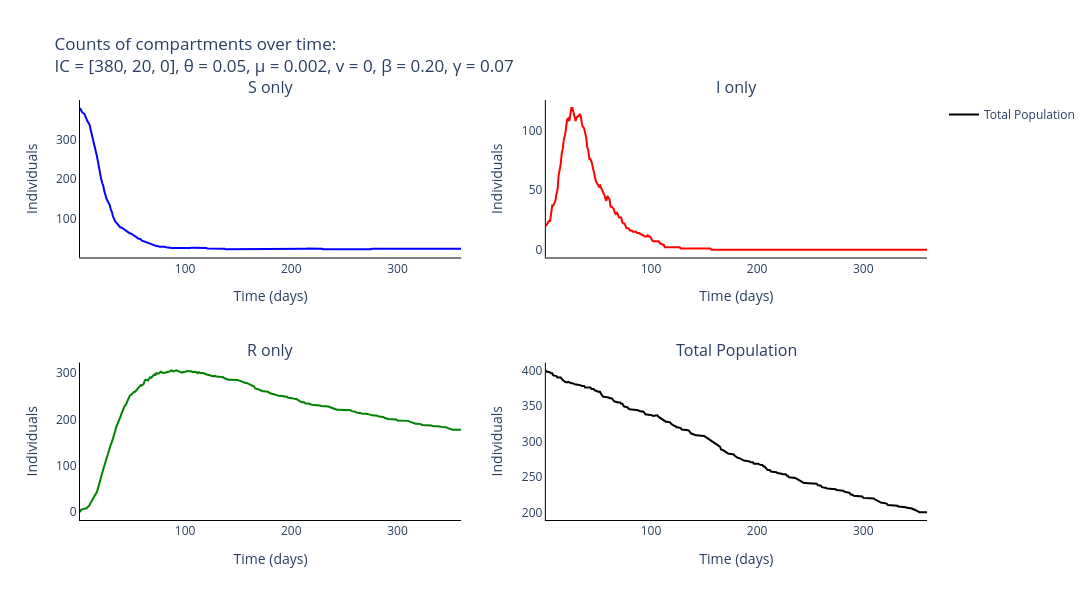

Here is the notebook cell this chart was saved with:
### Markdown cell above
#### All iterations

### Code cell
# Trace names - represent the type of individuals for the simulation
trace_name = ['{}'.format(s) for s in compartments]

# Names of panels
panels = ['{} only'.format(s) for s in compartments] + ['Total Population']

fig = go.Figure()
fig = make_subplots(rows=int(np.ceil(len(panels)/2)), cols=2, subplot_titles=tuple('{}'.format(p) for p in panels))

# Add traces to the separate counts panels
for s, spec in enumerate(compartments):
    for _ in range(num_experiments):
        fig.add_trace(
            go.Scatter(
                y=output_algorithm[_, :, s].tolist(),
                x=times,
                mode='lines',
                name=trace_name[s],
                line_color=colours[s],
                showlegend=False,
            ),
            row= int(np.floor(s / 2)) + 1,
            col= s % 2 + 1
        )

fig.add_trace(
    go.Scatter(
        y=np.mean(np.sum(output_algorithm, axis=2), axis=0).tolist(),
        x=times,
        mode='lines',
        name='Total Population',
        line_color='black'
    ),
    row= 2,
    col= 2
)

# Add axis labels
fig.update_layout(
    title='Counts of compartments over time:<br>IC = {}, θ = {}, μ = {}, v = {}, β = {:.2f}, γ = {:.2f}'.format(parameters[0:3], parameters[3], parameters[4], parameters[5], parameters[6], parameters[7]),
    width=1100, 
    height=600,
    plot_bgcolor='white',
    xaxis=dict(
        linecolor='black',
        title = 'Time (days)'
        ),
    yaxis=dict(
        linecolor='black',
        title = 'Individuals'),
    xaxis2=dict(
        linecolor='black',
        title = 'Time (days)'
        ),
    yaxis2=dict(
        linecolor='black',
        title = 'Individuals'),
    xaxis3=dict(
        linecolor='black',
        title = 'Time (days)'
        ),
    yaxis3=dict(
        linecolor='black',
        title = 'Individuals'),
    xaxis4=dict(
        linecolor='black',
        title = 'Time (days)'
        ),
    yaxis4=dict(
        linecolor='black',
        title = 'Individuals')
    #legend=dict(
    #    orientation="h",
    #    yanchor="bottom",
    #    y=1.02,
    #    xanchor="right",
    #    x=1
    #)
    )

fig.write_image('images/SIR-gillespie-separate.pdf')
fig.show()

### Figure 1 — Plotly figure (JSON) as saved in the notebook; plotly's stock layout.template omitted (floating-point values rounded to 4 significant figures; data arrays with more than 128 entries replaced by an {"elided": "..."} marker saying what was removed)
{"data": [{"line": {"color": "blue"}, "mode": "lines", "name": "S", "showlegend": false, "type": "scatter", "x": {"elided": "360 int values"}, "xaxis": "x", "y": {"elided": "360 int values"}, "yaxis": "y"}, {"line": {"color": "red"}, "mode": "lines", "name": "I", "showlegend": false, "type": "scatter", "x": {"elided": "360 int values"}, "xaxis": "x2", "y": {"elided": "360 int values"}, "yaxis": "y2"}, {"line": {"color": "green"}, "mode": "lines", "name": "R", "showlegend": false, "type": "scatter", "x": {"elided": "360 int values"}, "xaxis": "x3", "y": {"elided": "360 int values"}, "yaxis": "y3"}, {"line": {"color": "black"}, "mode": "lines", "name": "Total Population", "type": "scatter", "x": {"elided": "360 int values"}, "xaxis": "x4", "y": {"elided": "360 int values"}, "yaxis": "y4"}], "layout": {"annotations": [{"font": {"size": 16}, "showarrow": false, "text": "S only", "x": 0.225, "xanchor": "center", "xref": "paper", "y": 1, "yanchor": "bottom", "yref": "paper"}, {"font": {"size": 16}, "showarrow": false, "text": "I only", "x": 0.775, "xanchor": "center", "xref": "paper", "y": 1, "yanchor": "bottom", "yref": "paper"}, {"font": {"size": 16}, "showarrow": false, "text": "R only", "x": 0.225, "xanchor": "center", "xref": "paper", "y": 0.375, "yanchor": "bottom", "yref": "paper"}, {"font": {"size": 16}, "showarrow": false, "text": "Total Population", "x": 0.775, "xanchor": "center", "xref": "paper", "y": 0.375, "yanchor": "bottom", "yref": "paper"}], "height": 600, "plot_bgcolor": "white", "title": {"text": "Counts of compartments over time:<br>IC = [380, 20, 0], θ = 0.05, μ = 0.002, v = 0, β = 0.20, γ = 0.07"}, "width": 1100, "xaxis": {"anchor": "y", "domain": [0, 0.45], "linecolor": "black", "title": {"text": "Time (days)"}}, "xaxis2": {"anchor": "y2", "domain": [0.55, 1], "linecolor": "black", "title": {"text": "Time (days)"}}, "xaxis3": {"anchor": "y3", "domain": [0, 0.45], "linecolor": "black", "title": {"text": "Time (days)"}}, "xaxis4": {"anchor": "y4", "domain": [0.55, 1], "linecolor": "black", "title": {"text": "Time (days)"}}, "yaxis": {"anchor": "x", "domain": [0.625, 1], "linecolor": "black", "title": {"text": "Individuals"}}, "yaxis2": {"anchor": "x2", "domain": [0.625, 1], "linecolor": "black", "title": {"text": "Individuals"}}, "yaxis3": {"anchor": "x3", "domain": [0, 0.375], "linecolor": "black", "title": {"text": "Individuals"}}, "yaxis4": {"anchor": "x4", "domain": [0, 0.375], "linecolor": "black", "title": {"text": "Individuals"}}}}
